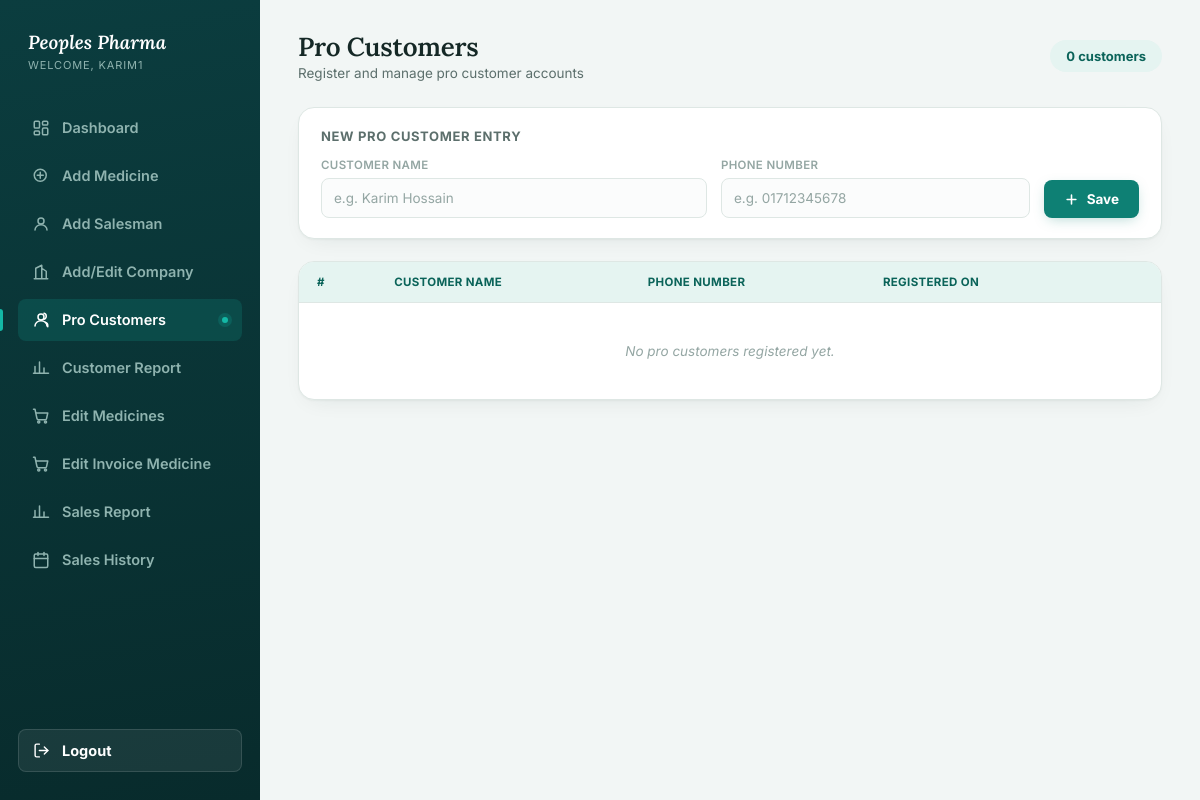
Before: /pro-customer/ (signed in) with the older database file.
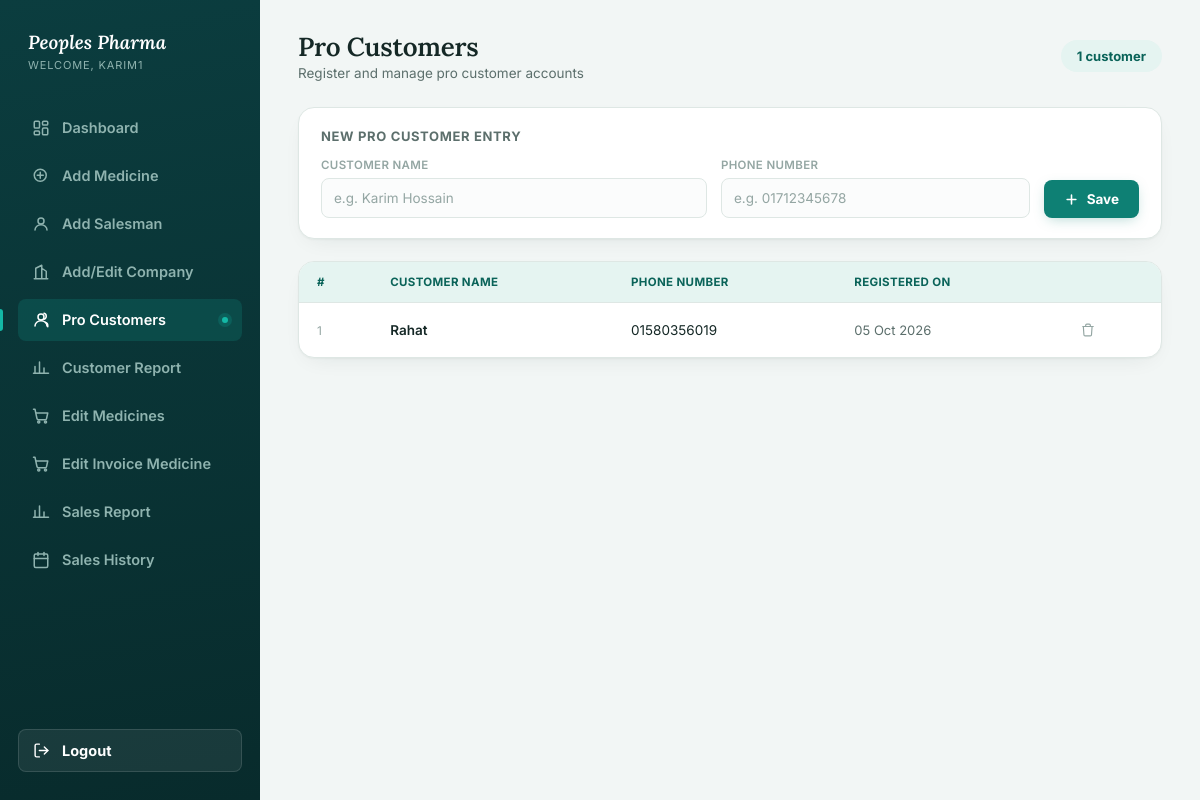
After: the same page with the newer database file.
### pharmacy/models.py (models this page shows, shortened)
class ProCustomer(models.Model):
    name = models.CharField(max_length=150)
    phone_number = models.CharField(max_length=20,unique=True)
    created_at = models.DateTimeField(default=timezone.now)

### pharmacy/views.py (the view, shortened to what this page needs)
# urls.py: path('pro-customer/', views.pro_customer, name='pro_customer'),
@login_required
def pro_customer(request):
    error = None
    success = None
    procustomers = ProCustomer.objects.all().order_by('-created_at')
    return render(request, 'pharmacy/pro-customer.html', {
            'procustomers': procustomers,
            'errors':       error,
            'success' :     success,
        })

### pharmacy/templates/pharmacy/pro-customer.html (shortened to what the changed rows need)
{% load static %}
<!DOCTYPE html>
<html lang="en">
<head>
  <link rel="stylesheet" href="{% static 'Style/add_medicine.css' %}">
</head>
<body>
<div class="app">
  <aside class="sidebar">
    <div class="brand">
      <div class="brand__text">
        <h1>Peoples Pharma</h1>
      </div>
    </div>
  </aside>
  <main class="main">
    <div class="topbar">
      <div>
        <h2>Pro Customers</h2>
        <p>Register and manage pro customer accounts</p>
      </div>
      <div style="background:var(--accent-soft); color:var(--accent-dark);
                  padding:8px 16px; border-radius:999px; font-size:13px;
                  font-weight:700;">
        {{ procustomers|length }}
        customer{{ procustomers|length|pluralize }}
      </div>
    </div>
    <section class="table-card">
      <table>
        <thead>
          <tr>
            <th>#</th>
            <th>Customer Name</th>
            <th>Phone Number</th>
            <th>Registered On</th>
            <th></th>
          </tr>
        </thead>
        <tbody>
          {% for customer in procustomers %}
          <tr>
            <td style="color:var(--ink-faint); font-size:12px;">
              {{ forloop.counter }}
            </td>
            <td style="font-weight:600;">{{ customer.name }}</td>
            <td>{{ customer.phone_number }}</td>
            <td style="color:var(--ink-soft); font-size:13px;">
              {{ customer.created_at|date:"d M Y" }}
            </td>
            <td>
              <form method="post"
                action="{% url 'pharmacy:delete_pro_customer' customer.pk %}"
                onsubmit="return confirm('Delete {{ customer.name }}?')">
                <button type="submit" class="row-delete">
                  <svg viewBox="0 0 24 24" width="14" height="14"
                    fill="none" stroke="currentColor" stroke-width="2"
                    stroke-linecap="round" stroke-linejoin="round">
                    <path d="M3 6h18M8 6V4a2 2 0 0 1 2-2h4a2 2 0
                      0 1 2 2v2m3 0-1 14a2 2 0 0 1-2 2H7a2 2 0
                      0 1-2-2L4 6"/>
                  </svg>
                </button>
              </form>
            </td>
          </tr>
          {% empty %}
          <tr>
            <td colspan="5"
              style="text-align:center; color:var(--ink-faint);
                     padding:40px; font-style:italic;">
              No pro customers registered yet.
            </td>
          </tr>
          {% endfor %}
        </tbody>
      </table>
    </section>
  </main>
</div>
</body>
</html>

Changed rows visible on the page:
added ProCustomer: name "Rahat", phone_number "01580356019", created_at "05 Oct 2026"
Other visible differences:
{{ procustomers|length }}: "0" → "1"
text no longer shown: "No pro customers registered yet."
